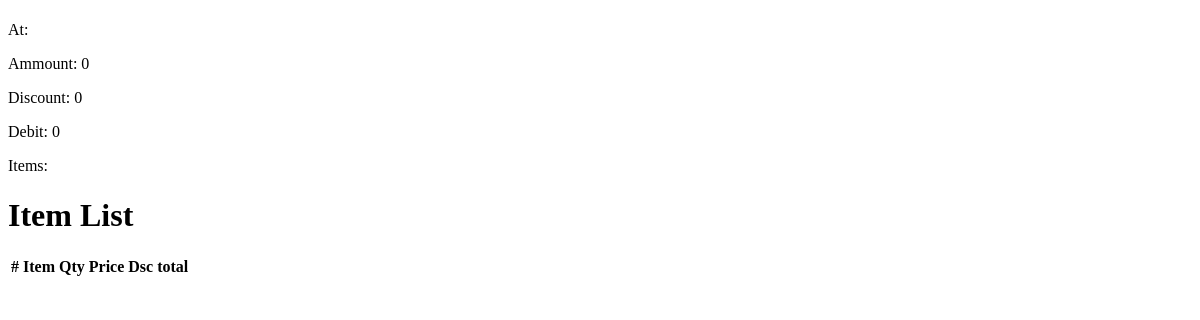
The page /customer/saleview.php?sale=12 on the database as committed earlier.
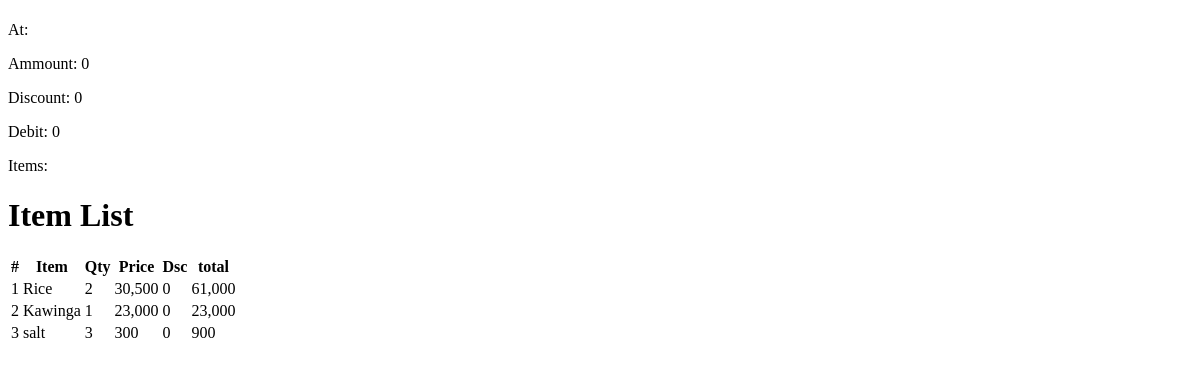
The same page on the database as committed later.
### tables this page shows
CREATE TABLE `item` (
  `id` int(11) NOT NULL,
  `item_name` text NOT NULL,
  `in_price` double NOT NULL,
  `out_price` double NOT NULL,
  `quantity` double NOT NULL,
  `item_supliyer` int(11) NOT NULL,
  `reg_date` datetime NOT NULL DEFAULT current_timestamp(),
  `pcs` double NOT NULL DEFAULT 1,
  `business` int(11) NOT NULL,
  `expiry_date` date DEFAULT NULL,
  `profit` double NOT NULL
);

CREATE TABLE `salles_item` (
  `sales_id` int(11) NOT NULL,
  `business` int(11) NOT NULL,
  `product` int(11) NOT NULL,
  `ord_quantity` float NOT NULL,
  `ordered_at` datetime NOT NULL DEFAULT current_timestamp(),
  `status` int(11) NOT NULL,
  `discount` double NOT NULL,
  `customer` int(11) NOT NULL,
  `price` double NOT NULL,
  `sale` int(11) NOT NULL
);

### customer/saleview.php (the view, shortened to what this page needs)
<?php
include("../pages/connection.php");
$shop=$_SESSION['shop'];
$sale=$_GET['sale'];
$selectsale=$conn->prepare("SELECT * FROM salles where sale_id=? and business=?");
$selectsale->bind_param("ii",$sale,$shop);
$selectsale->execute();
$saleresult=$selectsale->get_result();
$salerow=$saleresult->fetch_assoc();
$selectitem=$conn->prepare("SELECT * FROM item,salles_item where item.id=salles_item.product and salles_item.sale=?");
$selectitem->bind_param("i",$sale);
$selectitem->execute();
$itemresult=$selectitem->get_result();
?>
<!DOCTYPE html>
<html lang="en">
<head>
</head>
<body>
    <div class="container-fluid bg-gray-100/30 h-screen w-full p-1">
        <div class="container flex w-[98%] m-auto h-[100%] ovrflow-y-auto">
            <div class="card border bg-white p-1 m-auto w-full md:w-1/2 shadow shadow-lg transition-all duration-300 scale-101 rounded">
                <div class="top w-full text-bold text-sm">
                    <div class="flex justify-between px-2 my-2">
                        <p><label for="">At:</label> <?php echo htmlspecialchars($salerow['salles_date']) ?></p>
                     </div>
                     <div class="flex justify-between px-2 my-2">
                        <p>Ammount: <span class="price"><?php echo htmlspecialchars($salerow['ammount']) ?></span></p>
                        <p>Discount: <span class="price"><?php echo htmlspecialchars($salerow['discount']) ?></span></p>
                     </div>
                     <div class="flex justify-between px-2 my-2">
                        <p>Debit: <span class="price"><?php echo htmlspecialchars($salerow['debit']) ?></span></p>
                        <p>Items: <span><?php echo htmlspecialchars($salerow['products']) ?></span></p>
                     </div>
                </div>
                <h1 class="w-full text-center my-2 p-1 font-bold text-yellow-800">Item List</h1>
                <div class="table-responsive w-full my-2 py-3">
                    <table class="w-full text-sm [&_th]:text-left [&_th]:p-1 [&_td]:p-2">
                       <thead>
                        <tr class="bg-yellow-900 text-white" >
                            <th>#</th>
                            <th>Item</th>
                            <th>Qty</th>
                            <th>Price</th>
                            <th>Dsc</th>
                            <th>total</th>
                        </tr>
                       </thead>
                       <tbody>
                        <?php
                        $no=0;
                        while ($a =$itemresult->fetch_assoc()) {
                          $no++;
                          ?>
                          <tr class="border border-b-2">
                            <td><?php echo $no ?></td>
                            <td><?php echo htmlspecialchars($a['item_name']) ?></td>
                            <td><?php echo htmlspecialchars($a['ord_quantity']) ?></td>
                            <td class="price"><?php echo htmlspecialchars($a['price']) ?></td>
                            <td class="price"><?php echo htmlspecialchars($a['discount']) ?></td>
                            <td class="price"><?php echo htmlspecialchars($a['ord_quantity']*$a['price']) ?></td>
                          </tr>
                          <?php
                        }
                        ?>
                       </tbody>
                    </table>
                </div>
            </div>
        </div>
    </div>
</body>
</html>

Rows that differ between the two databases and show on the page:
now on this page (row edited): item: item_name "Rice", salles_item.ord_quantity "2", salles_item.price "30,500", salles_item.discount "0", salles_item.ord_quantity+price "61,000"
now on this page (row edited): item: item_name "Kawinga", salles_item.ord_quantity "1", salles_item.price "23,000", salles_item.discount "0"
now on this page (row edited): item: item_name "salt", salles_item.ord_quantity "3", salles_item.price "300", salles_item.discount "0", salles_item.ord_quantity+price "900"
